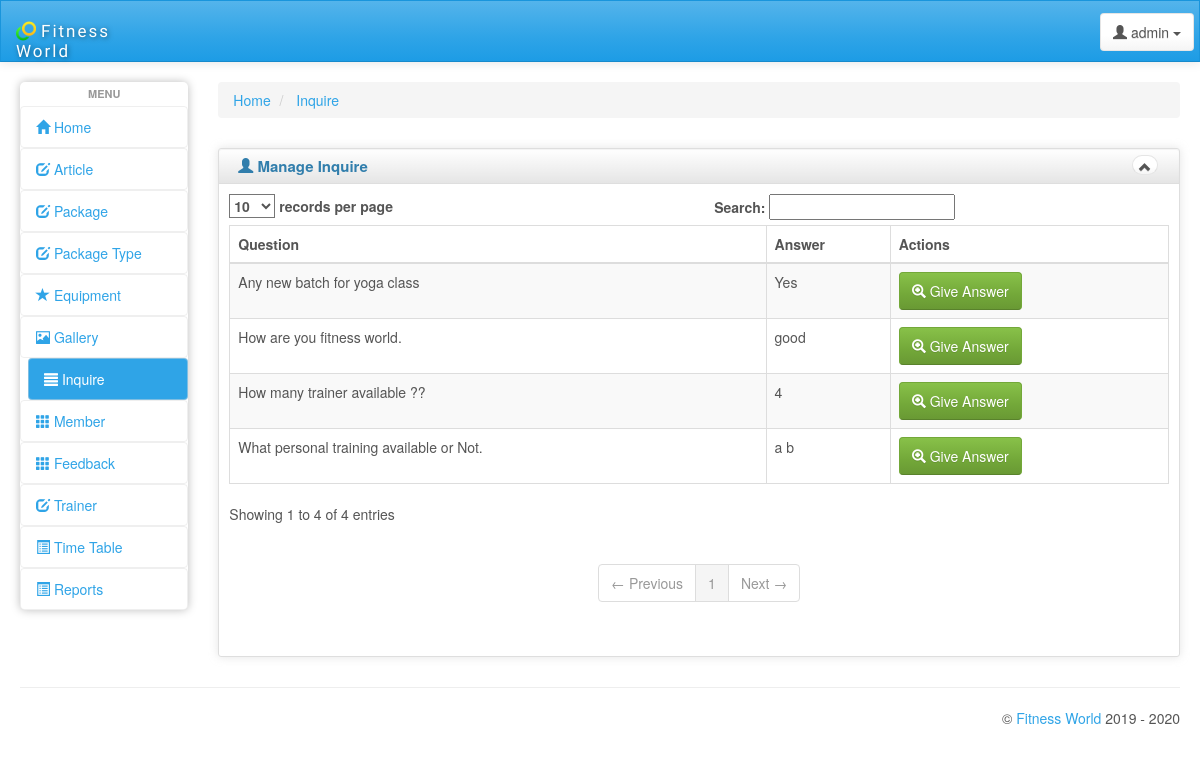
The page /admin/inquire.php (signed in) on the database its author committed.
### tables this page shows
CREATE TABLE IF NOT EXISTS `inquiry` (
  `ID` int(5) NOT NULL AUTO_INCREMENT,
  `Name` varchar(30) NOT NULL,
  `Email_id1` varchar(50) NOT NULL,
  `Question` varchar(500) NOT NULL,
  `Answer` varchar(1000) NOT NULL,
  `q_date` varchar(10) NOT NULL,
  `a_date` varchar(11) NOT NULL,
  PRIMARY KEY (`ID`)
);

### admin/inquire.php (the view, shortened to what this page needs)
?><!DOCTYPE html>
<html lang="en">
<head>
    <link id="bs-css" href="css/bootstrap-cerulean.min.css" rel="stylesheet">
    <link href="css/charisma-app.css" rel="stylesheet">
    <link href='bower_components/fullcalendar/dist/fullcalendar.css' rel='stylesheet'>
    <link href='bower_components/fullcalendar/dist/fullcalendar.print.css' rel='stylesheet' media='print'>
    <link href='bower_components/chosen/chosen.min.css' rel='stylesheet'>
    <link href='bower_components/colorbox/example3/colorbox.css' rel='stylesheet'>
    <link href='bower_components/responsive-tables/responsive-tables.css' rel='stylesheet'>
    <link href='bower_components/bootstrap-tour/build/css/bootstrap-tour.min.css' rel='stylesheet'>
    <link href='css/jquery.noty.css' rel='stylesheet'>
    <link href='css/noty_theme_default.css' rel='stylesheet'>
    <link href='css/elfinder.min.css' rel='stylesheet'>
    <link href='css/elfinder.theme.css' rel='stylesheet'>
    <link href='css/jquery.iphone.toggle.css' rel='stylesheet'>
    <link href='css/uploadify.css' rel='stylesheet'>
    <link href='css/animate.min.css' rel='stylesheet'>
</head>
<body>
    <?php include"header.php";?>
        <div id="content" class="col-lg-10 col-sm-10">
            <div>
    <ul class="breadcrumb">
        <li>
            <a href="#">Home</a>
        </li>
        <li>
            <a href="#">Inquire</a>
        </li>
    </ul>
</div>
<div class="row">
    <div class="box col-md-12">
    <div class="box-inner">
    <div class="box-header well" data-original-title="">
        <h2><i class="glyphicon glyphicon-user"></i> Manage Inquire</h2>
        <div class="box-icon">
            <a href="#" class="btn btn-minimize btn-round btn-default"><i
                    class="glyphicon glyphicon-chevron-up"></i></a>
        </div>
    </div>
    <div class="box-content">
    <table class="table table-striped table-bordered bootstrap-datatable datatable responsive">
    <thead>
    <tr>
        <th>Question</th>
        <th>Answer</th>
        <th>Actions</th>
    </tr>
    </thead>
    <tbody>
    <tr>
<?php
				    	$q="SELECT * from inquiry";
						$run=mysql_query($q) or die(mysql_error());
while($row = mysql_fetch_assoc( $run ))
{    $id=$row['ID'];
	$Question=$row['Question'];
	$Answer=$row['Answer'];?>
       <td class="center"><?php echo $Question; ?></td>
		 <td class="center"><?php echo $Answer;?></td>
	 <?php echo '<td class="center">
   <a class="btn btn-success" href="give_inquiry.php?id=' . $id . '">
                <i class="glyphicon glyphicon-zoom-in icon-white"></i>
                Give Answer
            </a>
	</td>
	</tr>';
}
?>
    </tbody>
    </table>
    </div>
    </div>
    </div>
    </div>
    </div>
</div>
    <hr>
<?php include"footer.php";?>
</div>
</body>
</html>

### admin/css/charisma-app.css (style rules this page uses)
.box { margin-top: 10px; margin-bottom: 10px; }
.box-inner { border: 1px solid #DEDEDE; border-radius: 3px; -webkit-border-radius: 3px; -moz-border-radius: 3px; box-shadow: 0 0 10px rgba(189, 189, 189, 0.4); -webkit-box-shadow: 0 0 10px rgba(189, 189, 189, 0.4); -moz-box-shadow: 0 0 10px rgba(189, 189, 189, 0.4); }
.box-header { border: none; padding-top: 5px; border-bottom: 1px solid #DEDEDE; border-radius: 3px 3px 0 0; -webkit-border-radius: 3px 3px 0 0; -moz-border-radius: 3px 3px 0 0; height: 35px; min-height: 35px !important; margin-bottom: 0; font-weight: bold; font-size: 16px; background: -moz-linear-gradient(top, rgba(255, 255, 255, 0) 0%, rgba(0, 0, 0, 0.1) 100%); background: -webkit-gradient(linear, left top, left bottom, color-stop(0%, rgba(255, 255, 255, 0)), color-stop(100%, rgba(0, 0, 0, 0.1))); background: -webkit-linear-gradient(top, rgba(255, 255, 255, 0) 0%, rgba(0, 0, 0, 0.1) 100%); background: -o-linear-gradient(top, rgba(255, 255, 255, 0) 0%, rgba(0, 0, 0, 0.1) 100%); background: -ms-linear-gradient(top, rgba(255, 255, 255, 0) 0%, rgba(0, 0, 0, 0.1) 100%); background: linear-gradient(to bottom, rgba(255, 255, 255, 0) 0%, rgba(0, 0, 0, 0.1) 100%); filter: progid:DXImageTransform.Microsoft.gradient(startColorstr='#00ffffff', endColorstr='#1a000000', GradientType=0); }
.box-header h2 { font-size: 15px; width: auto; clear: none; float: left; line-height: 25px; white-space: nowrap; font-weight: bold; margin-top: 0; margin-bottom: 0; }
.box-header h2 > i { margin-top: 1px; }
.box-icon { float: right; }
.box-icon a { clear: none; float: left; margin: 0 2px; height: 20px; width: 5px; margin-top: 1px; }
.box-icon a i { margin-left: -6px; top: -1px; }
.box-content { padding: 10px; }
.btn-round { border-radius: 40px; -webkit-border-radius: 40px; -moz-border-radius: 40px; font-size: 12px; padding-top: 4px; }
@media only screen and (min-width: 980px) { a, button, input[type=submit], input[type=button], .product-img { -webkit-transition: .5s; -moz-transition: .5s; -ms-transition: .5s; -o-transition: .5s; transition: .5s; } }

### admin/bower_components/responsive-tables/responsive-tables.css (style rules this page uses)
table th { font-weight: bold; }
table td, table th { padding: 9px 10px; text-align: left; }

### rows shown on the page
inquiry: Question "How many trainer available ??", Answer "4"
inquiry: Question "Any new batch for yoga class", Answer "Yes"
inquiry: Question "What personal training available or Not.", Answer "a b"
inquiry: Question "How are you fitness world.", Answer "good"
